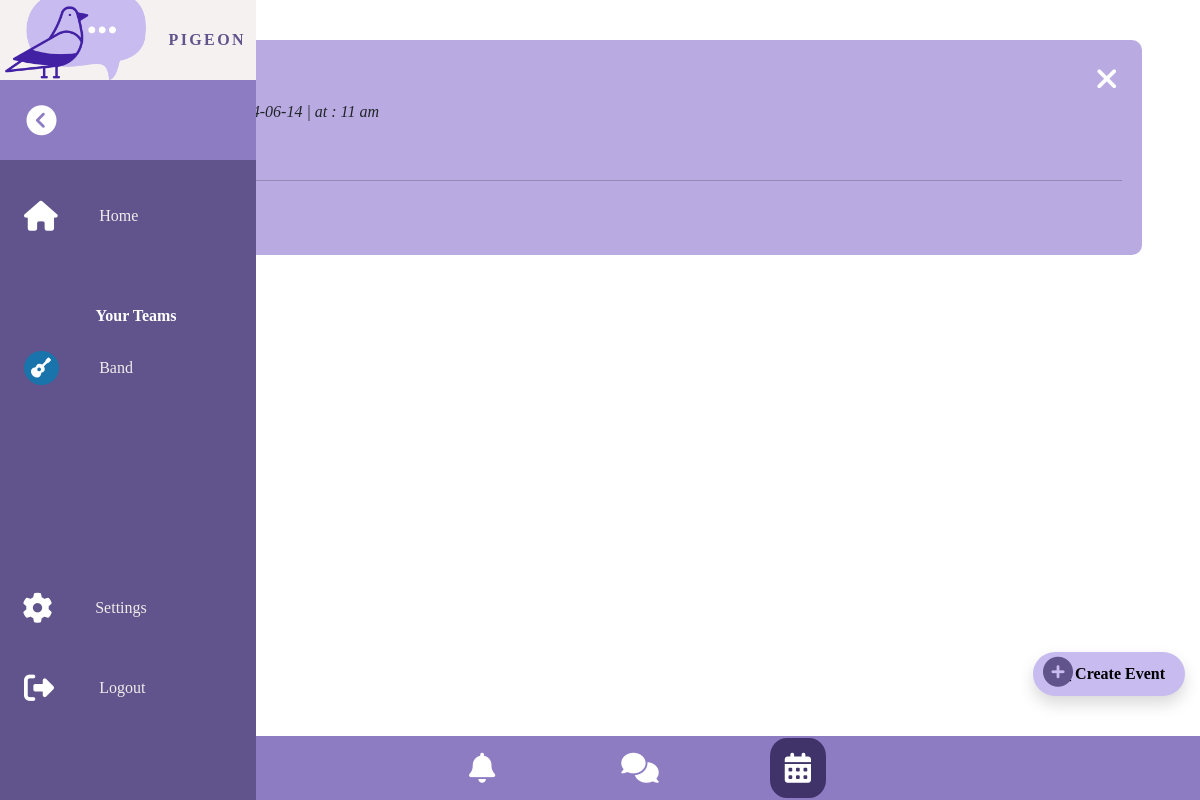
The page /event_board (signed in) on the database as committed earlier.
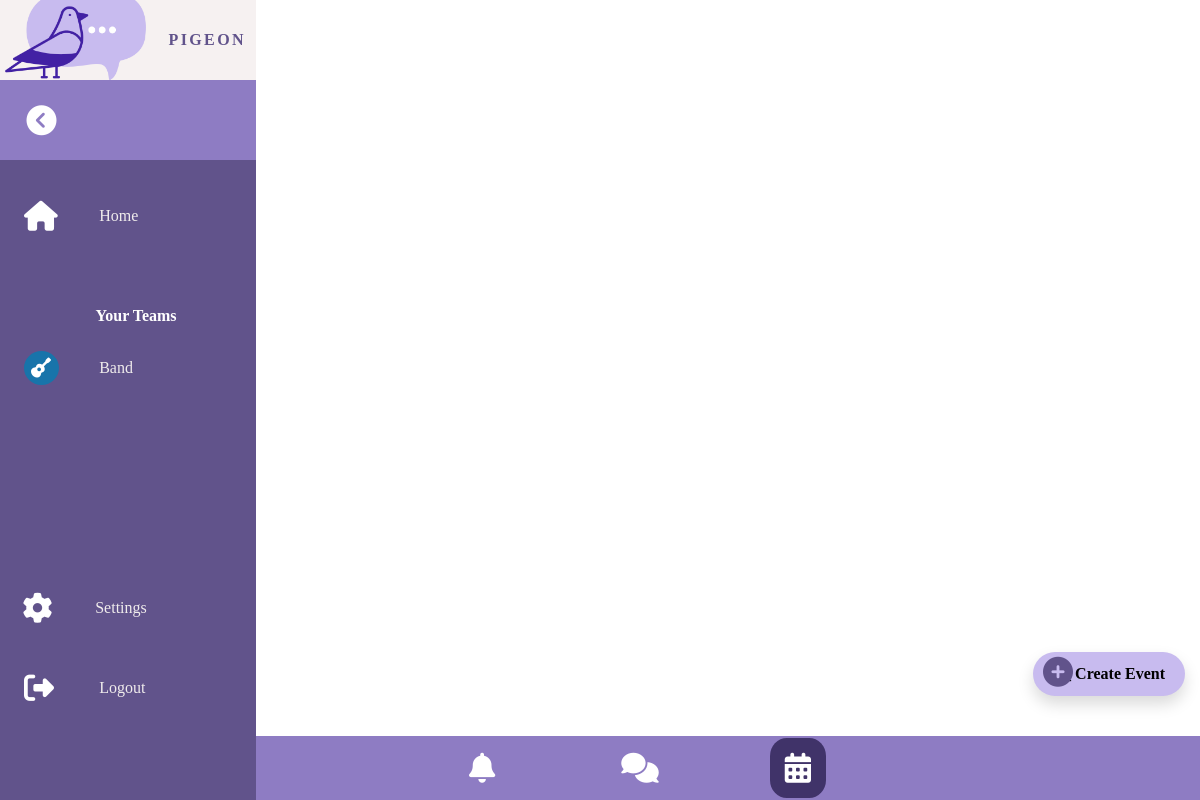
The same page on the database as committed later.
### website/models.py (models this page shows)
class PostsEvent(db.Model):
    id = db.Column(db.Integer, primary_key=True)
    title = db.Column(db.String(150))
    content = db.Column(db.Text)
    date_posted = db.Column(db.DateTime(timezone=True), default=func.now())
    entrydate = db.Column(db.String(150))
    time = db.Column(db.String(150))
    poster_id = db.Column(db.Integer, db.ForeignKey(User.id))

### website/views.py (the view, shortened to what this page needs)
@views.route('/event_board', methods=["GET", "POST"])
@login_required
def event_board():
    form = PostFormEvent()
    posts = PostsEvent.query.order_by(PostsEvent.date_posted)
    return render_template("event_board.html", user=current_user, form=form, posts=posts)

### website/__init__.py (called while the page is built)
def create_app():
    app = Flask(__name__, static_url_path='/static')
    app.config['SECRET_KEY'] = 'secretpigeon'
    app.config['SQLALCHEMY_DATABASE_URI'] = f'sqlite:///{DB_NAME}'
    db.init_app(app)
    from .views import views
    from .auth import auth
    app.register_blueprint(views, url_prefix='/')
    app.register_blueprint(auth, url_prefix='/')
    from .models import User
    with app.app_context():
        db.create_all()
        print('Created Database')
    login_manager = LoginManager()
    login_manager.login_view = 'auth.login'
    login_manager.init_app(app)
    @login_manager.user_loader
    def load_user(id):
        return User.query.get(int(id))
    return app

### website/templates/event_board.html (shortened to what this page needs)
{% extends "base.html" %} {% block title%}Event Board{% endblock %} {% block content %}
<main>
<br/>
{% for postevent in posts %}
    <div class="alert-post-card">
        <a href="/delete_event/{{postevent.id}}" class="btn alert-close-btn"><i class="fa-solid fa-xmark"></i></a>
        <p class="alert-post-title">Event: {{ postevent.title }}</p>
        <p class="event-post-date">Event on : {{ postevent.entrydate }} | at : {{ postevent.time }}</p>
        <p class="alert-post-content">{{ postevent.content }} </p>
        <hr>
        <strong>{{ postevent.posterevent.first_name }}</strong>
    </div>
    <br/><br/>
{% endfor %}
<button type="button" class="btn alert-create-btn shadow" data-bs-toggle="modal" data-bs-target="#eventModal">
    <i class="fa-solid fa-circle-plus"></i>
    <p class="alert-text" >_ Create Event</p>
</button>
<nav id="secondary-nav" class="navbar navbar-expand fixed-bottom sub-nav">
    <ul class="navbar-nav sub-nav-centered">
        <li class="nav-item">
            <a class="nav-link" href="alert_board">
                <i class="fa-solid fa-bell sub-nav-icon"></i>
            </a>
        </li>
        <li class="nav-item">
            <a class="nav-link" href="instant_msg">
                <i class="sub-nav-icon fa-solid fa-comments"></i>
            </a>
        </li>
        <li class="nav-item">
            <a class="nav-link" href="event_board">
                <i class="active-secondary-nav sub-nav-icon fa-solid fa-calendar-days"></i>
            </a>
        </li>
    </ul>
</nav>
{%endblock%}

### website/templates/base.html (shortened to what this page needs)
<!DOCTYPE html>
<html>
  <head>
    <link
      href="https://cdn.jsdelivr.net/npm/bootstrap@5.3.3/dist/css/bootstrap.min.css"
      rel="stylesheet"
    />
    <link
      href="https://unpkg.com/boxicons@2.1.4/css/boxicons.min.css"
      rel="stylesheet"
    />
    <link
      href="https://unpkg.com/boxicons@2.1.4/css/boxicons.min.css"
      rel="stylesheet"
    />
    <link
      rel="stylesheet"
      type="text/css"
      href="{{ url_for('static', filename='css/main.css') }}"
    />
  </head>
  <body>
    {% if user.is_authenticated %}
    <nav class="side-navbar" id="side-navbar">
      <ul class="side-navbar-nav">
        <li class="side-logo">
          <a href="#" class="side-nav-non-link">
            <img
              src="{{ url_for('static', filename='/pigeon-logo-sidebar.png') }}"
              class="image"
              align="center"
              alt="side logo"
            />
            <span class="side-link-text">pigeon</span>
          </a>
        </li>
        <li class="side-toggle">
          <a href="#" class="side-nav-non-link">
            <i class="fa-solid fa-circle-chevron-right"></i>
          </a>
        </li>
        <li class="side-nav-item">
          <a id="home" href="/" class="side-nav-link">
            <i class="fa-solid fa-house"></i>
            <span class="side-link-text">Home</span>
          </a>
        </li>
        <span class="side-link-text" style="color:white;"><strong>Your Teams</strong></span>
        <li class="side-nav-item">
          <a href="instant_msg" id="instant-msg" class="side-nav-link" style="margin-bottom: 20vh">
            <i class="fa-solid fa-guitar band-icon"></i>
            <span class="side-link-text">Band</span>
          </a>
        </li>
        <li class="side-nav-item">
          <button type="button" class="btn settingsBtn side-nav-link" data-bs-toggle="modal" data-bs-target="#settingsModal">
            <i class="fa-solid fa-gear"></i>
            <span class="side-link-text">Settings</span>
          </button>
        </li>
        <li class="side-nav-item">
          <a class="side-nav-link" id="logout" href="logout">
            <i class="fa-solid fa-right-from-bracket"></i>
            <span class="side-link-text">Logout</span>
          </a>
        </li>
      </ul>
    </nav>
    {% endif %}
    <div class="container">{% block content %} {% endblock %}</div>
  </body>
</html>

### website/static/css/main.css (style rules this page uses)
:root { --sidetext-primary: #f0ecec; --sidetext-secondary: #ffffff; --sidebg-primary: #61538b; --sidebg-secondary: #403369; }
body { font-family: var(--font-family); height: 100vh; background: var(--background); }
body { margin: 0; padding: 0; }
main { margin-left: 5rem; padding: 1rem; }
.side-navbar { width: 5rem; height: 100vh; position: fixed; background-color: var(--sidebg-primary); transition: width 200ms ease; z-index: 1; }
.side-navbar-nav { list-style: none; padding: 0; margin: 0; display: flex; flex-direction: column; align-items: center; }
.side-nav-item { width: 100%; }
.side-nav-link { display: flex; align-items: center; height: 5rem; color: var(--sidetext-primary); text-decoration: none; transition: transform var(--transition-speed); }
.side-nav-non-link { display: flex; align-items: center; height: 5rem; color: var(--sidebg-primary); text-decoration: none; transition: transform var(--transition-speed); margin-right: 10px; }
.side-link-text { display: none; margin-left: 1rem; font-size: var(--font-size-side-link-text); }
.side-nav-link i { min-width: 2.2rem; margin: 0 1.5rem; }
.side-nav-non-link i { min-width: 2rem; margin: 0 1.5rem; }
.side-logo { font-weight: bold; text-transform: uppercase; margin-bottom: 0; text-align: center; color: #8e7cc3; background: #f6f1f1; font-size: var(--font-size-side-toggle); text-transform: uppercase; letter-spacing: 0.3ch; width: 100%; }
.side-toggle { font-weight: bold; text-transform: uppercase; margin-bottom: 1rem; text-align: center; background: #8e7cc3; font-size: var(--font-size-side-toggle); text-transform: uppercase; letter-spacing: 0.3ch; width: 100%; }
.side-toggle i { transform: rotate(0deg); transition: transform var(--transition-speed); }
i { color: #ffffff; font-size: 30px; }
.side-nav-non-link img { min-width: 2rem; margin: 5px; }
.band-icon { background-color: #1874aa; font-size: 20px; padding: 7px; border-radius: 100%; }
.settingsBtn { border-radius: 0%; margin: 0; width: 5rem; margin-left: -1rem; border-style: none; }
.sub-nav { margin-left: 5rem; padding: 2rem; z-index: 0; background: #8e7cc3; }
.sub-nav-centered { position: absolute; float: none; top: 50%; left: 50%; transform: translate(-50%, -50%); }
.sub-nav-icon { margin: 5vh; padding: 15px; border-radius: 30%; }
.active-secondary-nav { background: #403369; }
.alert-create-btn { border-radius: 40px; border-style: none; color:black; background-color: #C8BBEF; padding: 10px; position: absolute; bottom: 13%; right: 15px; }
.fa-circle-plus { color: #61538B; width: 5px; height: 5px; position: absolute; bottom: 4.25vh; }
.alert-text { display: inline; padding-right: 10px; margin-left: 20px; font-weight: bold; }

Rows that differ between the two databases and show on the page:
removed PostsEvent: entrydate "2024-06-14", time "11 am"
